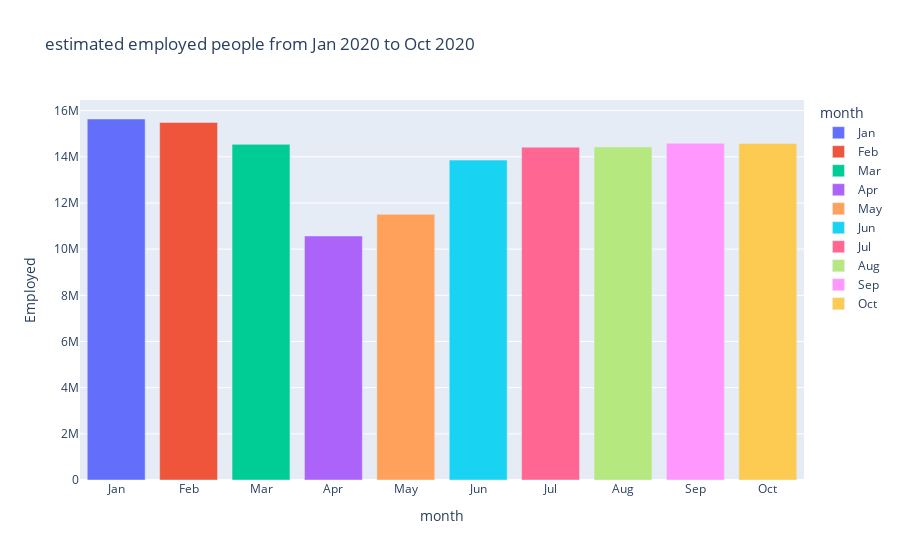

The notebook cell saved with this chart:
### Code cell
fig = px.bar(IND, x='month',y='Employed', color='month',
             category_orders = {"month": ["Jan", "Feb", "Mar", "Apr", "May", "Jun", "Jul", "Aug", "Sep", "Oct"]}, 
             title='estimated employed people from Jan 2020 to Oct 2020')

fig.show()

### Figure 1 — Plotly figure (JSON) as saved in the notebook; plotly's stock layout.template omitted (floating-point values rounded to 4 significant figures)
{"data": [{"alignmentgroup": "True", "hovertemplate": "month=%{x}<br>Employed=%{y}<extra></extra>", "legendgroup": "Jan", "marker": {"color": "#636efa", "pattern": {"shape": ""}}, "name": "Jan", "offsetgroup": "Jan", "orientation": "v", "showlegend": true, "textposition": "auto", "type": "bar", "x": ["Jan"], "xaxis": "x", "y": [15640000.0], "yaxis": "y"}, {"alignmentgroup": "True", "hovertemplate": "month=%{x}<br>Employed=%{y}<extra></extra>", "legendgroup": "Feb", "marker": {"color": "#EF553B", "pattern": {"shape": ""}}, "name": "Feb", "offsetgroup": "Feb", "orientation": "v", "showlegend": true, "textposition": "auto", "type": "bar", "x": ["Feb"], "xaxis": "x", "y": [15490000.0], "yaxis": "y"}, {"alignmentgroup": "True", "hovertemplate": "month=%{x}<br>Employed=%{y}<extra></extra>", "legendgroup": "Mar", "marker": {"color": "#00cc96", "pattern": {"shape": ""}}, "name": "Mar", "offsetgroup": "Mar", "orientation": "v", "showlegend": true, "textposition": "auto", "type": "bar", "x": ["Mar"], "xaxis": "x", "y": [14540000.0], "yaxis": "y"}, {"alignmentgroup": "True", "hovertemplate": "month=%{x}<br>Employed=%{y}<extra></extra>", "legendgroup": "Apr", "marker": {"color": "#ab63fa", "pattern": {"shape": ""}}, "name": "Apr", "offsetgroup": "Apr", "orientation": "v", "showlegend": true, "textposition": "auto", "type": "bar", "x": ["Apr"], "xaxis": "x", "y": [10570199], "yaxis": "y"}, {"alignmentgroup": "True", "hovertemplate": "month=%{x}<br>Employed=%{y}<extra></extra>", "legendgroup": "May", "marker": {"color": "#FFA15A", "pattern": {"shape": ""}}, "name": "May", "offsetgroup": "May", "orientation": "v", "showlegend": true, "textposition": "auto", "type": "bar", "x": ["May"], "xaxis": "x", "y": [11510000.0], "yaxis": "y"}, {"alignmentgroup": "True", "hovertemplate": "month=%{x}<br>Employed=%{y}<extra></extra>", "legendgroup": "Jun", "marker": {"color": "#19d3f3", "pattern": {"shape": ""}}, "name": "Jun", "offsetgroup": "Jun", "orientation": "v", "showlegend": true, "textposition": "auto", "type": "bar", "x": ["Jun"], "xaxis": "x", "y": [13860000.0], "yaxis": "y"}, {"alignmentgroup": "True", "hovertemplate": "month=%{x}<br>Employed=%{y}<extra></extra>", "legendgroup": "Jul", "marker": {"color": "#FF6692", "pattern": {"shape": ""}}, "name": "Jul", "offsetgroup": "Jul", "orientation": "v", "showlegend": true, "textposition": "auto", "type": "bar", "x": ["Jul"], "xaxis": "x", "y": [14420000.0], "yaxis": "y"}, {"alignmentgroup": "True", "hovertemplate": "month=%{x}<br>Employed=%{y}<extra></extra>", "legendgroup": "Aug", "marker": {"color": "#B6E880", "pattern": {"shape": ""}}, "name": "Aug", "offsetgroup": "Aug", "orientation": "v", "showlegend": true, "textposition": "auto", "type": "bar", "x": ["Aug"], "xaxis": "x", "y": [14430000.0], "yaxis": "y"}, {"alignmentgroup": "True", "hovertemplate": "month=%{x}<br>Employed=%{y}<extra></extra>", "legendgroup": "Sep", "marker": {"color": "#FF97FF", "pattern": {"shape": ""}}, "name": "Sep", "offsetgroup": "Sep", "orientation": "v", "showlegend": true, "textposition": "auto", "type": "bar", "x": ["Sep"], "xaxis": "x", "y": [14590000.0], "yaxis": "y"}, {"alignmentgroup": "True", "hovertemplate": "month=%{x}<br>Employed=%{y}<extra></extra>", "legendgroup": "Oct", "marker": {"color": "#FECB52", "pattern": {"shape": ""}}, "name": "Oct", "offsetgroup": "Oct", "orientation": "v", "showlegend": true, "textposition": "auto", "type": "bar", "x": ["Oct"], "xaxis": "x", "y": [14580000.0], "yaxis": "y"}], "layout": {"barmode": "relative", "legend": {"title": {"text": "month"}, "tracegroupgap": 0}, "title": {"text": "estimated employed people from Jan 2020 to Oct 2020"}, "xaxis": {"anchor": "y", "categoryarray": ["Jan", "Feb", "Mar", "Apr", "May", "Jun", "Jul", "Aug", "Sep", "Oct"], "categoryorder": "array", "domain": [0, 1], "title": {"text": "month"}}, "yaxis": {"anchor": "x", "domain": [0, 1], "title": {"text": "Employed"}}}}
